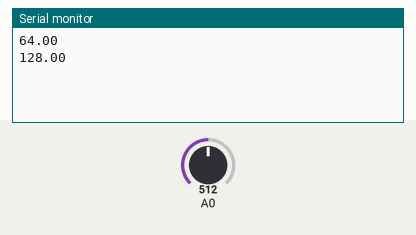
The sketch below on a simulated Arduino Uno, built with avr-gcc and run on an emulated ATmega328P. On the bench: the last lines printed to the serial monitor. Inputs (shaded band) come from the test bench; at power-on: A0 = 512.

Above: at 1.8 s.
1.9 s: A0 set to 716
At 2.8 s:
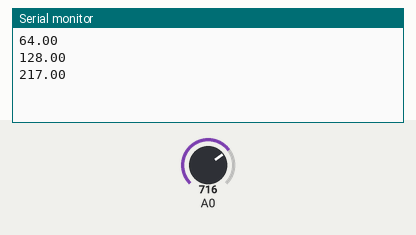
3.4 s: A0 set to 900
At 4.8 s:
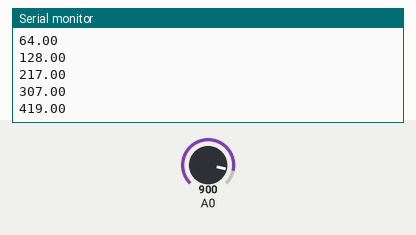
Timing chart, 0 to 6.4 s (numbered marks = the images above; inputs shaded):
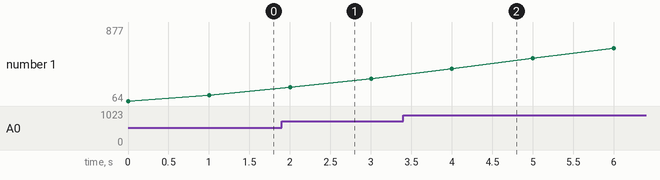

The sketch:

Pas_compris.ino
```cpp
/* Mouving average */

#define _BV(n) (1<<n)

#define max_k 8

int data[max_k];
int k;
int val;
int cal;
int i;
float avg;

void setup() {
  Serial.begin(9600);
  k = 0;
  for (i=0; i!=max_k; i++){
    data[i] = 0;
  }
  ADC_Init();
}

void loop() {
  val = ADC_Read(0);
  data[k] = val;
  //Serial.println(data[k]);
  k = (k+1)%max_k;
  cal = 0;
  for (i=0; i!=max_k; i++) {
    cal = cal+data[i];
  }
  avg = cal/max_k;
  Serial.println(avg);
  delay(1000);
}


void ADC_Init() {
  DDRC=0x0; // Make ADC port as input
  ADCSRA = ADCSRA | _BV(ADPS2) | _BV(ADPS1) | _BV(ADPS0); //  ADPS = 0b111
  ADMUX |= _BV(REFS0); // Verf: Avcc, ADC Channel: 0
}

int ADC_Read(char channel) {
  ADMUX = ADMUX|(channel & 0x0f); // Set input channel to read
  ADCSRA |= _BV(ADSC); // Start conversion
  while(!(ADCSRA & _BV(ADIF))); // Monitor and of conversion interrupt
  ADCSRA |= _BV(ADIF);
  delayMicroseconds(10);
  return ADCW; // Return digital value
}
```

Measured:
- after the input at 1.9 s, the serial monitor: prints a new line after 0.10 s (image 1)
- after the input at 3.4 s, the serial monitor: prints a new line after 0.60 s (image 2)
- plotted number 1: 128 → 307 after the input at 1.9 s, 307 → 877 after the input at 3.4 s
